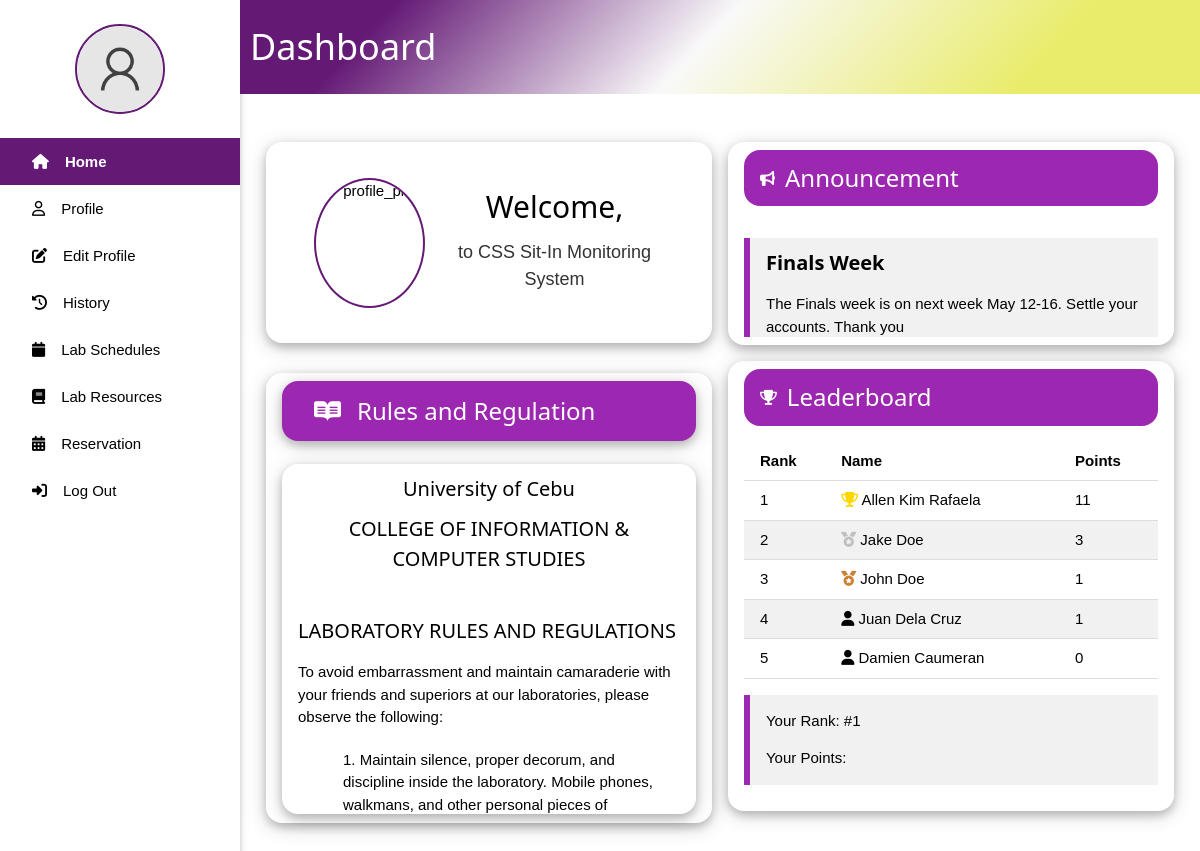
Screenshot of /dashboard.php (signed in) with the database file from the repository.
### tables this page shows
CREATE TABLE `announcement` (
  `ID` int(11) NOT NULL,
  `TITLE` varchar(255) DEFAULT NULL,
  `MESSAGE` text NOT NULL,
  `TIMESTAMP` timestamp NOT NULL DEFAULT current_timestamp() ON UPDATE current_timestamp()
);

CREATE TABLE `user` (
  `ID` int(11) NOT NULL,
  `IDNO` int(11) NOT NULL,
  `LASTNAME` varchar(30) NOT NULL,
  `FIRSTNAME` varchar(30) NOT NULL,
  `MIDDLENAME` varchar(30) DEFAULT NULL,
  `COURSE` varchar(30) NOT NULL,
  `YEAR_LEVEL` int(11) NOT NULL,
  `USERNAME` varchar(30) NOT NULL,
  `PASSWORD` varchar(255) NOT NULL,
  `PROFILE_PIC` varchar(255) NOT NULL DEFAULT 'images/default_pic.png',
  `SESSION_COUNT` int(11) DEFAULT 30,
  `POINTS` int(11) DEFAULT 0
);

### dashboard.php (the view, shortened to what this page needs)
<?php
include 'connect.php';
$user = isset($_SESSION['user']) ? $_SESSION['user'] : null;
$sql_announcements = "SELECT * FROM announcement ORDER BY timestamp DESC";
$result_announcements = $conn->query($sql_announcements);
$announcements = [];
if($result_announcements->num_rows > 0){
    while ($row = $result_announcements->fetch_assoc()){
        $announcements[] = $row;
    }
}
$sql_leaderboard = "SELECT IDNO, FIRSTNAME, LASTNAME, POINTS FROM user ORDER BY POINTS DESC, FIRSTNAME ASC LIMIT 5";
$result_leaderboard = $conn->query($sql_leaderboard);
$leaderboard = [];
if($result_leaderboard->num_rows > 0){
    while ($row = $result_leaderboard->fetch_assoc()){
        $leaderboard[] = $row;
    }
}
$sql_user_rank = "SELECT COUNT(*) as rank FROM user WHERE POINTS > (SELECT POINTS FROM user WHERE IDNO = ?)";
$stmt_user_rank = $conn->prepare($sql_user_rank);
$stmt_user_rank->bind_param("s", $user['IDNO']);
$stmt_user_rank->execute();
$result_user_rank = $stmt_user_rank->get_result()->fetch_assoc();
$user_rank = $result_user_rank['rank'] + 1;
$sql_user_points = "SELECT POINTS FROM user WHERE IDNO = ?";
$stmt_user_points = $conn->prepare($sql_user_points);
$stmt_user_points->bind_param("s", $user['IDNO']);
$stmt_user_points->execute();
$result_user_points = $stmt_user_points->get_result()->fetch_assoc();
$user_points = $result_user_points['POINTS'];
?>
<!DOCTYPE html>
<html lang="en">
<head>
    <link rel="stylesheet" href="w3.css">
    <link rel="stylesheet" href="side_nav.css">
</head>
<body>
<div class="w3-sidebar w3-bar-block w3-collapse w3-card w3-animate-left" style="width:20%;" id="mySidebar">
    <div class="profile w3-center w3-margin w3-padding">
        <?php
        $profile_pic = isset($user['PROFILE_PIC']) ? $user['PROFILE_PIC'] : 'images/default_pic.png';
        ?>
        <img src="<?php echo htmlspecialchars($profile_pic); ?>" alt="profile_pic" style="width: 90px; height:90px;">
    </div>
    <a href="dashboard.php" class="w3-bar-item w3-button active"><i class="fa-solid fa-house w3-padding"></i><span>Home</span></a>
    <a href="#" onclick="document.getElementById('profile').style.display='block'" class="w3-bar-item w3-button"><i class="fa-regular fa-user w3-padding"></i><span>Profile</span></a>
    <a href="profile.php" class="w3-bar-item w3-button"><i class="fa-solid fa-edit w3-padding"></i><span>Edit Profile</span></a>
    <a href="history.php" class="w3-bar-item w3-button"><i class="fa-solid fa-clock-rotate-left w3-padding"></i><span>History</span></a>
    <a href="view_lab_schedules.php" class="w3-bar-item w3-button"><i class="fa-solid fa-calendar w3-padding"></i><span>Lab Schedules</span></a>
    <a href="view_lab_resources.php" class="w3-bar-item w3-button"><i class="fa-solid fa-book w3-padding"></i><span>Lab Resources</span></a>
    <a href="#" class="w3-bar-item w3-button"><i class="fa-solid fa-calendar-days w3-padding"></i><span>Reservation</span></a>
    <a href="logout.php" class="w3-bar-item w3-button"><i class="fa-solid fa-right-to-bracket w3-padding"></i><span>Log Out</span></a>
</div>
<div style="margin-left:20%; z-index: 1; position: relative;">
    <div class="title_page w3-container" style="display: flex; align-items: center;">
        <h1 style="margin-left: 10px; color: #ffff;">Dashboard</h1>
    </div>
    <div class="w3-row-padding" style="margin: 5% 10px;">
        <div class="w3-col m6">
            <div class="w3-mobile w3-round-xlarge w3-card-4 w3-container w3-padding w3-animate-top" style="margin-bottom: 30px; width: 100%;">
                <div class="w3-center w3-margin w3-padding" style="margin-bottom:0; display: flex; align-items: center; justify-content: center;">
                    <img src="<?php echo htmlspecialchars($user['PROFILE_PIC']); ?>" alt="profile_pic" style="width: 130px; height:130px; margin-right: 20px;">
                    <div>
                        <h2 id="welcome-text">Welcome, <?php echo htmlspecialchars($user['FIRSTNAME']); ?></h2>
                        <p id="typing-text" style="font-size: 18px; color: #333; font-family: Arial, sans-serif; margin-top: 10px;">to CSS Sit-In Monitoring System</p>
                    </div>
                </div>
            </div>
            <div class="w3-mobile w3-round-xlarge w3-card-4 w3-container w3-padding w3-animate-top" style="width: 100%; height: 450px;">
                <div class="w3-mobile w3-round-xlarge w3-card-4 w3-container w3-purple">
                    <h3><i class="fa-brands fa-readme w3-padding"></i>Rules and Regulation</h3>
                </div>
                <br>
                <div class="w3-mobile w3-round-xlarge w3-card-4 w3-container" style="height:350px; overflow-y: auto;">
                    <div class="w3-center">
                        <h4>University of Cebu</h4>
                        <h4>COLLEGE OF INFORMATION & COMPUTER STUDIES</h4>
                    </div>
                    <br>
                    <h4>LABORATORY RULES AND REGULATIONS</h4>
                    <p>To avoid embarrassment and maintain camaraderie with your friends and superiors at our laboratories, please observe the following:</p>
                    <ul>
                        <li>1. Maintain silence, proper decorum, and discipline inside the laboratory. Mobile phones, walkmans, and other personal pieces of equipment must be switched off.</li>
                    </ul>
                </div>
            </div>
        </div>
        <div class="w3-col m6">
            <div class="w3-mobile w3-round-xlarge w3-card-4 w3-container w3-padding w3-margin-bottom w3-animate-top" style="width: 100%;">
                <div class="w3-purple w3-container w3-round-xlarge" style="display: flex; align-items: center;">
                    <i class="fa-solid fa-bullhorn"></i>
                    <h3 style="margin-left: 10px; color: #ffff;">Announcement</h3>
                  </div>
                  <div id="announcements-list" class="w3-margin-top" style="height:115px; overflow-y: auto;">
                    <?php if (count($announcements) > 0): ?>
                        <?php foreach ($announcements as $announcement): ?>
                            <div class="w3-panel w3-light-gray w3-leftbar w3-border-purple">
                                <h4><strong><?php echo htmlspecialchars($announcement['TITLE']); ?></strong></h4>
                                <p><?php echo htmlspecialchars($announcement['MESSAGE']); ?></p>
                            </div>
                        <?php endforeach; ?>
                    <?php else: ?>
                        <p style="font-size: 18px; color: #333; font-family: Arial, sans-serif; margin-top: 20px;">No announcement for today.</p>
                    <?php endif; ?>
                </div>
            </div>
            <div class="w3-mobile w3-round-xlarge w3-card-4 w3-container w3-padding w3-animate-top" style="width: 100%; height: 450px;">
                <div class="w3-purple w3-container w3-round-xlarge" style="display: flex; align-items: center;">
                    <i class="fa-solid fa-trophy"></i>
                    <h3 style="margin-left: 10px; color: #ffff;">Leaderboard</h3>
                </div>
                <div class="w3-margin-top">
                    <table class="w3-table w3-bordered w3-striped">
                        <thead>
                            <tr>
                                <th>Rank</th>
                                <th>Name</th>
                                <th>Points</th>
                            </tr>
                        </thead>
                        <tbody>
                            <?php if (count($leaderboard) > 0): ?>
                                <?php foreach ($leaderboard as $index => $leader): ?>
                                    <?php
                                        $icon = '<i class="fa-solid fa-user leaderboard-icon"></i>';
                                        if ($index === 0) {
                                            $icon = '<i class="fa-solid fa-trophy leaderboard-icon" style="color:gold;"></i>';
                                        } elseif ($index === 1) {
                                            $icon = '<i class="fa-solid fa-medal leaderboard-icon" style="color:silver;"></i>';
                                        } elseif ($index === 2) {
                                            $icon = '<i class="fa-solid fa-medal leaderboard-icon" style="color:#cd7f32;"></i>';
                                        }
                                    ?>
                                    <tr>
                                        <td><?php echo $index + 1; ?></td>
                                        <td><?php echo $icon . ' ' . htmlspecialchars($leader['FIRSTNAME'] . ' ' . $leader['LASTNAME']); ?></td>
                                        <td><?php echo htmlspecialchars($leader['POINTS']); ?></td>
                                    </tr>
                                <?php endforeach; ?>
                            <?php else: ?>
                                <tr>
                                    <td colspan="3">No leaderboard data available.</td>
                                </tr>
                            <?php endif; ?>
                        </tbody>
                    </table>
                    <div class="w3-panel w3-light-gray w3-leftbar w3-border-purple w3-margin-top">
                        <p>Your Rank: #<?php echo $user_rank; ?></p>
                        <p>Your Points: <?php echo $user_points; ?></p>
                    </div>
                </div>
            </div>
        </div>
    </div>
</div>
</body>
</html>

### w3.css (style rules this page uses)
html { box-sizing:border-box }
*,*:before,*:after { box-sizing:inherit }
html { -ms-text-size-adjust:100%;-webkit-text-size-adjust:100% }
body { margin:0 }
a { background-color:transparent }
b,strong { font-weight:bolder }
img { border-style:none }
html,body { font-family:Verdana,sans-serif;font-size:15px;line-height:1.5 }
html { overflow-x:hidden }
h1 { font-size:36px }
h2 { font-size:30px }
h3 { font-size:24px }
h4 { font-size:20px }
h1,h2,h3,h4,h5,h6 { font-family:"Segoe UI",Arial,sans-serif;font-weight:400;margin:10px 0 }
img { vertical-align:middle }
a { color:inherit }
.w3-table,.w3-table-all { border-collapse:collapse;border-spacing:0;width:100%;display:table }
.w3-bordered tr,.w3-table-all tr { border-bottom:1px solid #ddd }
.w3-striped tbody tr:nth-child(even) { background-color:#f1f1f1 }
.w3-table td,.w3-table th,.w3-table-all td,.w3-table-all th { padding:8px 8px;display:table-cell;text-align:left;vertical-align:top }
.w3-table th:first-child,.w3-table td:first-child,.w3-table-all th:first-child,.w3-table-all td:first-child { padding-left:16px }
.w3-btn,.w3-button { border:none;display:inline-block;padding:8px 16px;vertical-align:middle;overflow:hidden;text-decoration:none;color:inherit;background-color:inherit;text-align:center;cursor:pointer;white-space:nowrap }
.w3-btn,.w3-button { -webkit-touch-callout:none;-webkit-user-select:none;-khtml-user-select:none;-moz-user-select:none;-ms-user-select:none;user-select:none }
.w3-sidebar { height:100%;width:200px;background-color:#fff;position:fixed!important;z-index:1;overflow:auto }
.w3-bar-block .w3-bar-item { width:100%;display:block;padding:8px 16px;text-align:left;border:none;white-space:normal;float:none;outline:0 }
.w3-container:after,.w3-container:before,.w3-panel:after,.w3-panel:before,.w3-row:after,.w3-row:before,.w3-row-padding:after,.w3-row-padding:before, .w3-cell-row:before,.w3-cell-row:after,.w3-clear:after,.w3-clear:before,.w3-bar:before,.w3-bar:after { content:"";display:table;clear:both }
.w3-col,.w3-half,.w3-third,.w3-twothird,.w3-threequarter,.w3-quarter { float:left;width:100% }
@media (min-width:601px) { .w3-col.m6,.w3-half { width:49.99999% } }
@media (min-width:993px) { .w3-sidebar.w3-collapse { display:block!important } }
.w3-round-xlarge { border-radius:16px }
.w3-row-padding,.w3-row-padding>.w3-half,.w3-row-padding>.w3-third,.w3-row-padding>.w3-twothird,.w3-row-padding>.w3-threequarter,.w3-row-padding>.w3-quarter,.w3-row-padding>.w3-col { padding:0 8px }
.w3-container,.w3-panel { padding:0.01em 16px }
.w3-panel { margin-top:16px;margin-bottom:16px }
.w3-card,.w3-card-2 { box-shadow:0 2px 5px 0 rgba(0,0,0,0.16),0 2px 10px 0 rgba(0,0,0,0.12) }
.w3-card-4,.w3-hover-shadow:hover { box-shadow:0 4px 10px 0 rgba(0,0,0,0.2),0 4px 20px 0 rgba(0,0,0,0.19) }
.w3-animate-top { position:relative;animation:animatetop 0.4s }
.w3-animate-left { position:relative;animation:animateleft 0.4s }
.w3-center { text-align:center!important }
.w3-leftbar { border-left:6px solid #ccc!important }
.w3-margin { margin:16px!important }
.w3-margin-top { margin-top:16px!important }
.w3-margin-bottom { margin-bottom:16px!important }
.w3-padding { padding:8px 16px!important }
.w3-purple,.w3-hover-purple:hover { color:#fff!important;background-color:#9c27b0!important }
.w3-light-grey,.w3-hover-light-grey:hover,.w3-light-gray,.w3-hover-light-gray:hover { color:#000!important;background-color:#f1f1f1!important }
.w3-border-purple,.w3-hover-border-purple:hover { border-color:#9c27b0!important }

### side_nav.css (style rules this page uses)
.title_page { position: sticky; top: 0; z-index: 1000; padding: 10px 0; background: rgb(100,25,117); background: linear-gradient(133deg, rgba(100,25,117,1) 15%, rgba(249,249,249,1) 48%, rgba(233,236,107,1) 82%); }
.active { background-color:rgba(100,25,117,1); color: white; font-weight: bold; }

### dashboard.php (style rules this page uses)
img { border: 2px solid rgba(100,25,117,1); border-radius: 50%; }
ul li { list-style-type: none; padding: 5px; }

### rows the page displays
announcement: TITLE "Finals Week", MESSAGE "The Finals week is on next week May 12-16. Settle your accounts. Thank you"
user: FIRSTNAME+LASTNAME "Allen Kim Rafaela", POINTS "11"
user: FIRSTNAME+LASTNAME "Jake Doe", POINTS "3"
user: FIRSTNAME+LASTNAME "John Doe", POINTS "1"
user: FIRSTNAME+LASTNAME "Juan Dela Cruz", POINTS "1"
user: FIRSTNAME+LASTNAME "Damien Caumeran", POINTS "0"

### other values shown
$user_rank "1"
